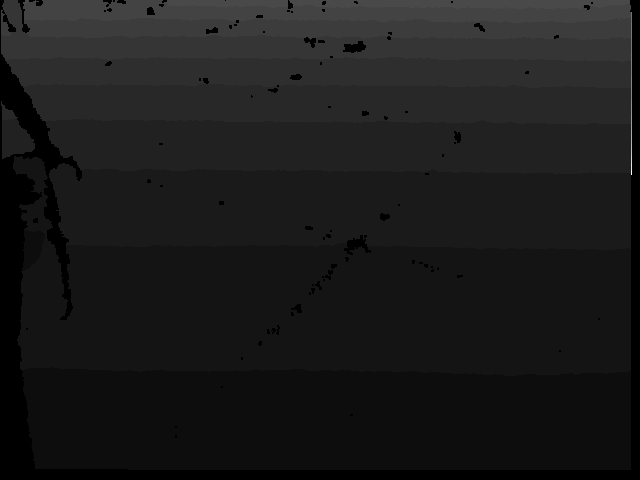
#> input picture imgs/102.png, 640 x 480 px, given in place of 0.png, which was not available; the run also reads 1 picture not shown here
$ python main.py   (older library calls are emulated)
#> lines starting #> are read from the running program, lines starting #| are printed output that depends on the picture; after the words box and inside, x2 and y2 are one past the last pixel; in counts of white or black regions, pixels touching at a corner belong together; pictures that were not available may be replaced by others from this repository, and a replacement may not be noted
import cv2
import imageio

# 可调参数
win_size_half = 50              # RIO窗口大小的一般，例如设置为50，则RIO窗口大小为100×100
win_center = [330, 240]         # RIO窗口的中心点

in_range_min = 20               # inRange函数的灰度最小值
kernel_size = (7, 7)            # 形态学开运算的kernel大小

radius_threshold_min = 15       # 筛选方块的外接圆半径最小值
radius_threshold_max = 51       # 筛选方块的外接圆半径最大值

identify_count = 0              # ROI窗口检测到疑似方块的次数
identify_count_threshold = 12   # ROI窗口检测到疑似方块的次数 > identify_count_threshold才认为真正检测到方块

color = (0, 0, 255)             # 绘制结果统一采用红色

img_list = []

if __name__ == '__main__':
    # 参考帧为第一帧
    ref_img = cv2.imread('./imgs/0.png', cv2.IMREAD_UNCHANGED)
#> ref_img is the input picture: shape (480, 640) uint16; min 0, max 9851, mean 1156
    img_height, img_width = ref_img.shape
#> img_height = 480; img_width = 640

    # 对其余帧进行遍历检测方块
    for i in range(1, 737):
        # ============================================================
        # 读取当前帧
        current_img = cv2.imread('./imgs/{}.png'.format(i), cv2.IMREAD_UNCHANGED)
        # current_img = cv2.imread('./imgs/160.png'.format(i), cv2.IMREAD_UNCHANGED)
        # 与参考帧比较
        frame_diff = cv2.absdiff(ref_img, current_img)
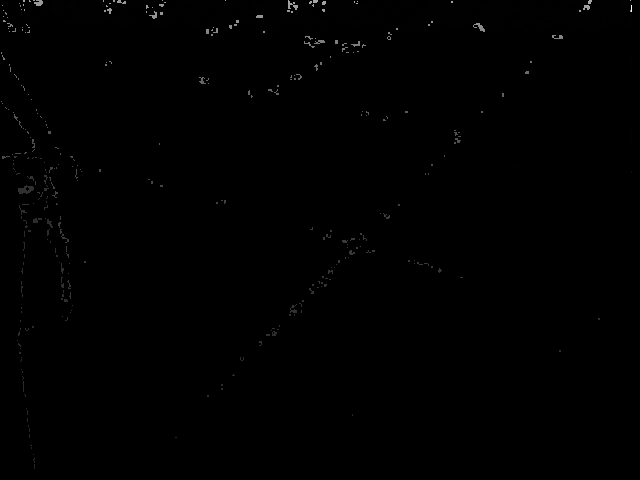
#> frame_diff: shape (480, 640) uint16; min 0, max 4518, mean 12.3; drawn with min black and max white

        # ============================================================
        # 设置ROI，并绘制矩形框
        # (x, y)
        top_left = (
            {True: win_center[0] - win_size_half, False: 0}[win_center[0] - win_size_half >= 0],
            {True: win_center[1] - win_size_half, False: 0}[win_center[1] - win_size_half >= 0]
        )
        down_right = (
            {True: win_center[0] + win_size_half, False: img_width - 1}[win_center[0] + win_size_half <= img_width - 1],
            {True: win_center[1] + win_size_half, False: img_height - 1}[
                win_center[1] + win_size_half <= img_height - 1]
        )
#> down_right = (380, 290)
        # 从原图中获取H范围，W范围
        frame_diff_roi = frame_diff[top_left[1]:down_right[1], top_left[0]:down_right[0]]
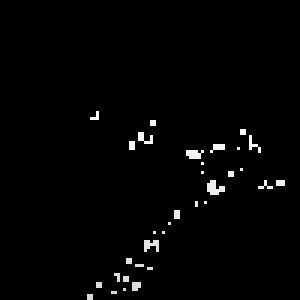
#> frame_diff_roi: shape (100, 100) uint16 (shown 3 times larger); min 0, max 1077, mean 16.8; drawn with min black and max white

        # ============================================================
        # 二值化
        frame_diff_roi_bin = cv2.inRange(frame_diff_roi, in_range_min, frame_diff_roi.max().item())
#> frame_diff_roi_bin: shape (100, 100); 1.6% white in thin lines or dots, all inside (x1, y1, x2, y2) = (29, 37, 95, 100)
        # 形态学运算
        kernel = cv2.getStructuringElement(cv2.MORPH_RECT, kernel_size)
        frame_diff_roi_bin = cv2.morphologyEx(frame_diff_roi_bin, cv2.MORPH_OPEN, kernel)
#> frame_diff_roi_bin: shape (100, 100); every value is 0

        # ============================================================
        # 查找轮廓
        _, contours, _ = cv2.findContours(frame_diff_roi_bin, cv2.RETR_LIST, cv2.CHAIN_APPROX_SIMPLE)
#> contours = []
        # 绘制轮廓
        frame_diff_roi_bin_color = cv2.cvtColor(frame_diff_roi_bin, cv2.COLOR_GRAY2BGR)
#> frame_diff_roi_bin_color: shape (100, 100, 3); every value is 0
        cv2.drawContours(frame_diff_roi_bin_color, contours, -1, color, 2)

        # ============================================================
        # 将当前图片转为彩色图，标注ROI区域和检测出的方块区域
        current_img = cv2.normalize(current_img, None, 0, 255, cv2.NORM_MINMAX, cv2.CV_8UC1)
        current_img_color = cv2.cvtColor(current_img, cv2.COLOR_GRAY2BGR)
        cv2.rectangle(current_img_color, top_left, down_right, color, 2)
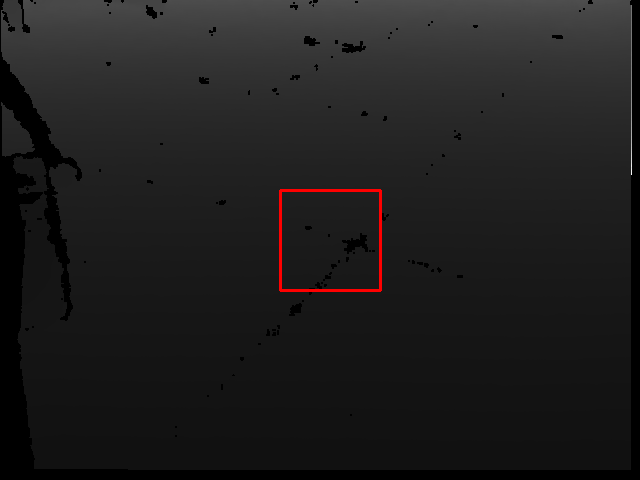
#> current_img_color: shape (480, 640, 3); mean B, G, R 29.8, 29.8, 30.8
        # 求最小外接圆
        for j in range(0, len(contours)):
            center, radius = cv2.minEnclosingCircle(contours[j])
            # 确认是方块
            if radius_threshold_min <= radius <= radius_threshold_max:
                identify_count += 1
                if identify_count > identify_count_threshold:
                    # 更新ROI窗
                    win_center[0] = (win_center[0] - win_size_half) + int(center[0])
                    win_center[1] = (win_center[1] - win_size_half) + int(center[1])
                    # cv2.circle(frame_diff_roi_bin_color, (int(center[0]), int(center[1])), int(radius), color, 2)
                    cv2.circle(current_img_color, tuple(win_center), int(radius), color, 2)
                    break
            if radius > radius_threshold_max:
                print(center, radius)
#> this loop made 0 passes
#> after the loop, identify_count = 0; win_center = [330, 240]

        img_list.append(cv2.cvtColor(current_img_color, cv2.COLOR_BGR2RGB))

        # 图像显示
        # ref_img = cv2.normalize(ref_img, None, 0, 255, cv2.NORM_MINMAX, cv2.CV_8UC1)
        frame_diff = cv2.normalize(frame_diff, None, 0, 255, cv2.NORM_MINMAX, cv2.CV_8UC1)
        frame_diff_roi = cv2.normalize(frame_diff_roi, None, 0, 255, cv2.NORM_MINMAX, cv2.CV_8UC1)
#> (the run stopped early here; a loop or call above may not have finished)
